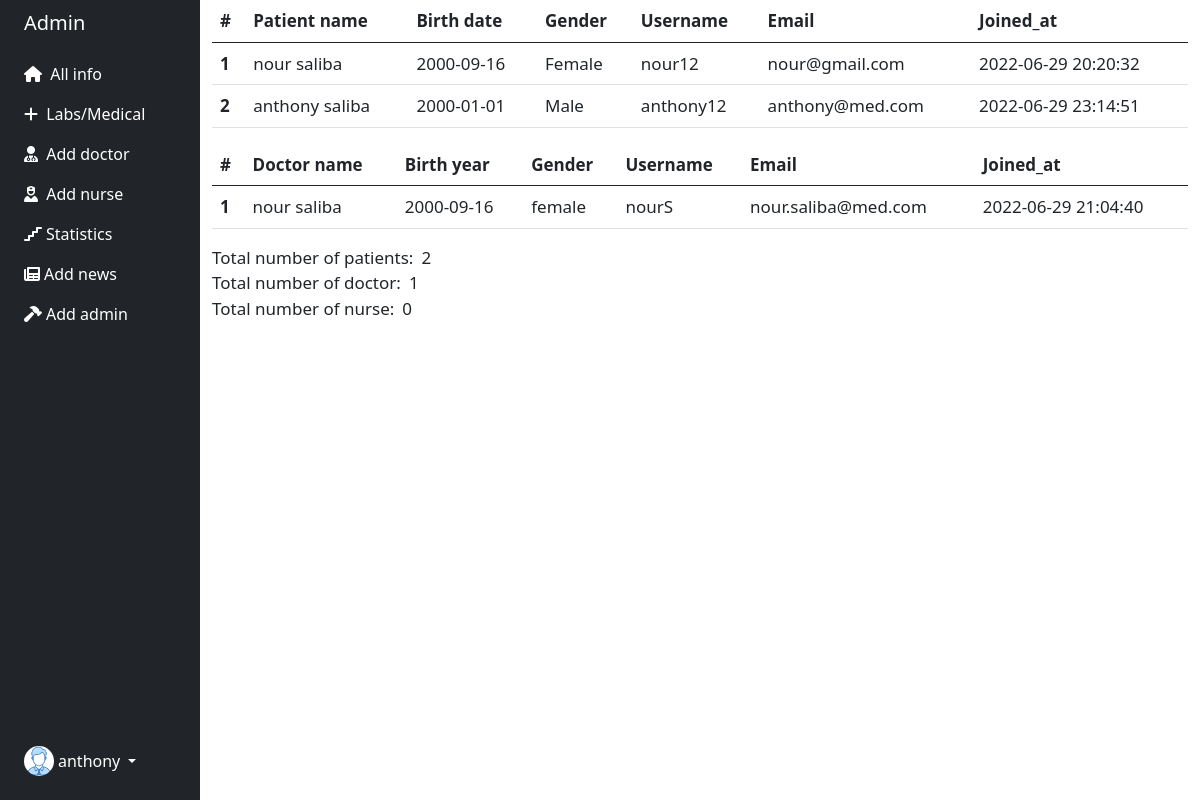
Screenshot of /admin (signed in) with the database file from the repository.
### tables this page shows
CREATE TABLE `users` (
  `id` int(11) NOT NULL,
  `first_name` varchar(45) NOT NULL,
  `last_name` varchar(45) NOT NULL,
  `year_of_birth` date NOT NULL,
  `gender` varchar(45) NOT NULL,
  `username` varchar(45) NOT NULL,
  `password` varchar(45) NOT NULL,
  `role_id` int(11) NOT NULL,
  `email` varchar(100) NOT NULL,
  `created_at` datetime NOT NULL,
  `creator` varchar(30) DEFAULT NULL,
  `creator_ip` varchar(50) DEFAULT NULL,
  `dep_id` int(11) DEFAULT NULL
);

### php/Models/model.php (called while the page is built, shortened)
<?php
class Model
{
    public function getConnection()
    {
        $this->connection = mysqli_connect('localhost', 'root', '', 'medicalcenter') or die('connection error');
        return $this->connection;
    }
    function Read($object, $table, $order)
    {
        $sql = "";
        if ($order == '') {
            $sql = "select " . $object . " from " . $table;
        } else {
            $sql = "select " . $object . " from " . $table . " where " . $order;
        }
        return $sql;
    }
}

### admin.php (the view, shortened to what this page needs)
<?php
include_once './php/Models/model.php';
include_once './php/Controller/user.php';
$user = new user;
?>
<!DOCTYPE html>
<html lang="en">
<head>
    <link rel="stylesheet" href="./style/admin.css">
    <link href="https://cdn.jsdelivr.net/npm/bootstrap@5.0.2/dist/css/bootstrap.min.css" rel="stylesheet"
>
    <link rel="stylesheet" href="https://cdnjs.cloudflare.com/ajax/libs/font-awesome/6.0.0-beta3/css/all.min.css" />
</head>
<body>
    <div class="container-fluid">
        <div class="row flex-nowrap">
            <div class="col-auto col-md-3 col-xl-2 px-sm-2 px-0 bg-dark">
                <div class="d-flex flex-column align-items-center align-items-sm-start px-3 pt-2 text-white min-vh-100">
                    <a href="/"
                        class="d-flex align-items-center pb-3 mb-md-0 me-md-auto text-white text-decoration-none">
                        <span class="fs-5 d-none d-sm-inline">Admin</span>
                    </a>
                    <ul class="nav nav-pills flex-column mb-sm-auto mb-0 align-items-center align-items-sm-start"
                        id="menu">
                        <li class="nav-item">
                            <a href="#" class="nav-link align-middle px-0 text-white" onclick="infoShow()">
                                <i class="fa-solid fa-house"></i> <span class="ms-1 d-none d-sm-inline">All info</span>
                            </a>
                        </li>
                        <li>
                            <a href="#submenu1" data-bs-toggle="collapse" class="nav-link px-0 align-middle text-white"
                                onclick="showMenu()">
                                <i class="fa-solid fa-plus dash"></i> <span
                                    class="ms-1 d-none d-sm-inline ">Labs/Medical</span> </a>
                        </li>
                        <li>
                            <a href="#" class="nav-link px-0 align-middle text-white" onclick="docShow()">
                                <i class="fa-solid fa-user-doctor"></i> <span class="ms-1 d-none d-sm-inline">Add
                                    doctor</span></a>
                        </li>
                        <li>
                            <a href="#submenu2" data-bs-toggle="collapse" class="nav-link px-0 align-middle text-white"
                                onclick="nurShow()">
                                <i class="fa-solid fa-user-nurse"></i> <span class="ms-1 d-none d-sm-inline">Add
                                    nurse</span></a>
                        </li>
                        <li>
                            <a href="#" class="nav-link px-0 align-middle  text-white" onclick="statShow()">
                                <i class="fa-solid fa-stairs"></i><span
                                    class="ms-1 d-none d-sm-inline">Statistics</span> </a>
                        </li>
                        <li>
                            <a href="#" class="nav-link px-0 align-middle  text-white" onclick="newshow()">
                                <i class="fa-solid fa-newspaper"></i><span class="ms-1 d-none d-sm-inline">Add
                                    news</span>
                            </a>
                        </li>
                        <li>
                            <a href="#" class="nav-link px-0 align-middle  text-white" onclick="adshow()">
                                <i class="fa-solid fa-hammer"></i><span class="ms-1 d-none d-sm-inline">Add admin</span>
                            </a>
                        </li>
                    </ul>
                    <div class="dropdown pb-4">
                        <a href="#" class="d-flex align-items-center text-white text-decoration-none dropdown-toggle"
                            id="dropdownUser1" data-bs-toggle="dropdown" aria-expanded="false">
                            <img src="./images/images.png" alt="hugenerd" width="30" height="30" class="rounded-circle">
                            <span class="d-none d-sm-inline mx-1"><?= $_SESSION['adminfname'] ?></span>
                        </a>
                    </div>
                </div>
            </div>
            <div class="col table" style="overflow-x:auto ;">
                <div class="" id="allInfo" style="display: block;">
                    <table class="table">
                        <thead>
                            <tr>
                                <th scope="col">#</th>
                                <th scope="col">Patient name</th>
                                <th scope="col">Birth date</th>
                                <th scope="col">Gender</th>
                                <th scope="col">Username</th>
                                <th scope="col">Email</th>
                                <th scope="col">Joined_at</th>
                            </tr>
                        </thead>
                        <tbody>
                            <?php $res = $user->getPatients();
                            $i = 1;
                            while ($row = mysqli_fetch_row($res)) {
                            ?>
                            <tr>
                                <th scope="row"><?= $i ?></th>
                                <td><?= $row[0] . " " . $row[1] ?></td>
                                <td><?= $row[2] ?></td>
                                <td><?= $row[3] ?></td>
                                <td><?= $row[4] ?></td>
                                <td><?= $row[5] ?></td>
                                <td><?= $row[6] ?></td>
                            </tr>
                            <?php $i++;
                            } ?>
                        </tbody>
                    </table>
                    <table class="table">
                        <thead>
                            <tr>
                                <th scope="col">#</th>
                                <th scope="col">Doctor name</th>
                                <th scope="col">Birth year</th>
                                <th scope="col">Gender</th>
                                <th scope="col">Username</th>
                                <th scope="col">Email</th>
                                <th scope="col">Joined_at</th>
                            </tr>
                        </thead>
                        <tbody>
                            <?php $res = $user->getDoctors();
                            $i = 1;
                            while ($row = mysqli_fetch_row($res)) {
                            ?>
                            <tr>
                                <th scope="row"><?= $i ?></th>
                                <td><?= $row[0] . " " . $row[1] ?></td>
                                <td><?= $row[2] ?></td>
                                <td><?= $row[3] ?></td>
                                <td><?= $row[4] ?></td>
                                <td><?= $row[5] ?></td>
                                <td><?= $row[6] ?></td>
                            </tr>
                            <?php $i++;
                            } ?>
                        </tbody>
                    </table>
                    <div>Total number of patients:<span><?php $user->countUsers(4) ?></span></div>
                    <div>Total number of doctor:<span><?php $user->countUsers(2) ?></span></div>
                    <div>Total number of nurse:<span><?php $user->countUsers(3) ?></span></div>
                </div>
            </div>
        </div>
    </div>
</body>
</html>

### php/Controller/user.php (shortened to what this page needs)
<?php
class user extends Model
{
    protected  $table = "users";
    public function getPatients()
    {
        $query = parent::Read('first_name,last_name,year_of_birth,gender,username,email,created_at', $this->table, 'role_id=4');
        $res = mysqli_query($this->getConnection(), $query);
        return $res;
    }
    public function getDoctors()
    {
        $query = parent::Read('first_name,last_name,year_of_birth,gender,username,email,created_at', $this->table, 'role_id=2');
        $res = mysqli_query($this->getConnection(), $query);
        return $res;
    }
    public function countUsers($role)
    {
        $query = "Select count(id) from " . $this->table . " where role_id=" . $role;
        $res = mysqli_query($this->getConnection(), $query);
        $total = mysqli_fetch_assoc($res);
        echo $total['count(id)'];
    }
}

### style/admin.css (style rules this page uses)
.table { width: 100%; font-size:17px; }

### rows the page displays
users: first_name "nour", last_name "saliba", year_of_birth "2000-09-16", gender "Female", username "nour12", email "nour@gmail.com", created_at "2022-06-29 20:20:32"
users: first_name "anthony", last_name "saliba", year_of_birth "2000-01-01", gender "Male", username "anthony12", email "anthony@med.com", created_at "2022-06-29 23:14:51"
users: first_name "nour", last_name "saliba", year_of_birth "2000-09-16", gender "female", username "nourS", email "nour.saliba@med.com", created_at "2022-06-29 21:04:40"

### other values shown
$_SESSION['adminfname'] "anthony"
$total['count(id)'] "2 1 0"
